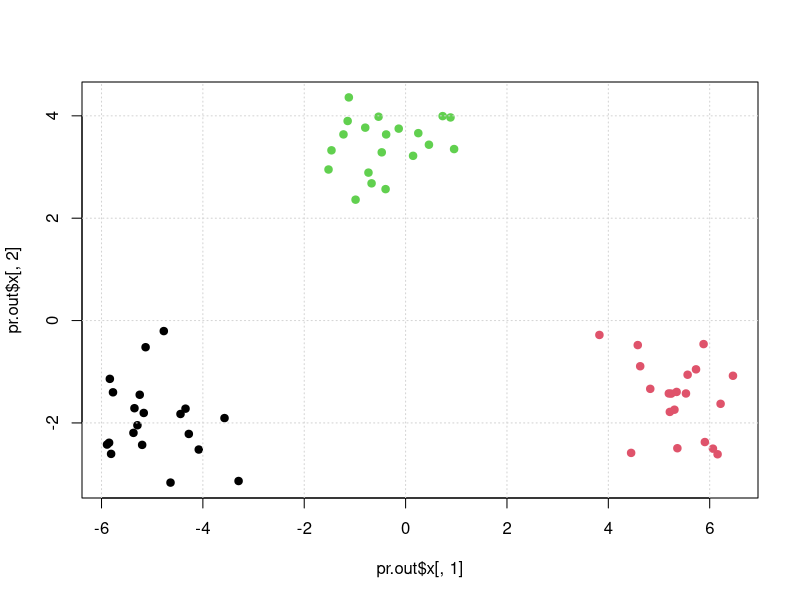

Recreate this plot in R.
#
# Written by:
# -- 
# John L. Weatherwax                2009-04-21
# 
# email: wax@alum.mit.edu
# 
# Please send comments and especially bug reports to the
# above email address.
#
# EPage 432
#
#-----

save_plots = FALSE

set.seed(0)

vt100ClearScreen <- function(...) cat("\033[2J") 
vt100ClearScreen()

# Part (a) generate data:
# 
K = 3  # the number of classes
n = 20 # the number of samples per class
p = 50 # the number of variables 

# Create data for class 1: 
X_1 = matrix( rnorm(n*p), nrow=n, ncol=p )
for( row in 1:n ){
  X_1[row,] = X_1[row,] + rep( 1, p ) 
}

# Create data for class 2: 
X_2 = matrix( rnorm(n*p), nrow=n, ncol=p )
for( row in 1:n ){
  X_2[row,] = X_2[row,] + rep( -1, p ) 
}

# Create data for class 3: 
X_3 = matrix( rnorm(n*p), nrow=n, ncol=p )
for( row in 1:n ){
  X_3[row,] = X_3[row,] + c( rep( +1, p/2 ), rep( -1, p/2 ) ) 
}

X = rbind( X_1, X_2, X_3 )
labels = c( rep(1,n), rep(2,n), rep(3,n) ) # the "true" labels of the points 

pr.out = prcomp( X, scale=TRUE ) 

if( save_plots ){ postscript("../../WriteUp/Graphics/Chapter10/prob_10_pr_plot.eps", onefile=FALSE, horizontal=FALSE) }
plot( pr.out$x[,1], pr.out$x[,2], col=labels, pch=19 )
grid()
if( save_plots ){ dev.off() }

# Part (c):
#
kmean.out = kmeans( X, centers=3, nstart=50 )

table( kmean.out$cluster, labels )

# Part (d):
#
kmean.out = kmeans( X, centers=2, nstart=50 )

# Part (e):
#
kmean.out = kmeans( X, centers=4, nstart=50 )

# Part (f):
#
kmean.out = kmeans( pr.out$x[,c(1,2)], centers=3, nstart=50 )

# Part (g):
#
Xs = scale( X ) 
kmean.out = kmeans( Xs, centers=3, nstart=50 )
